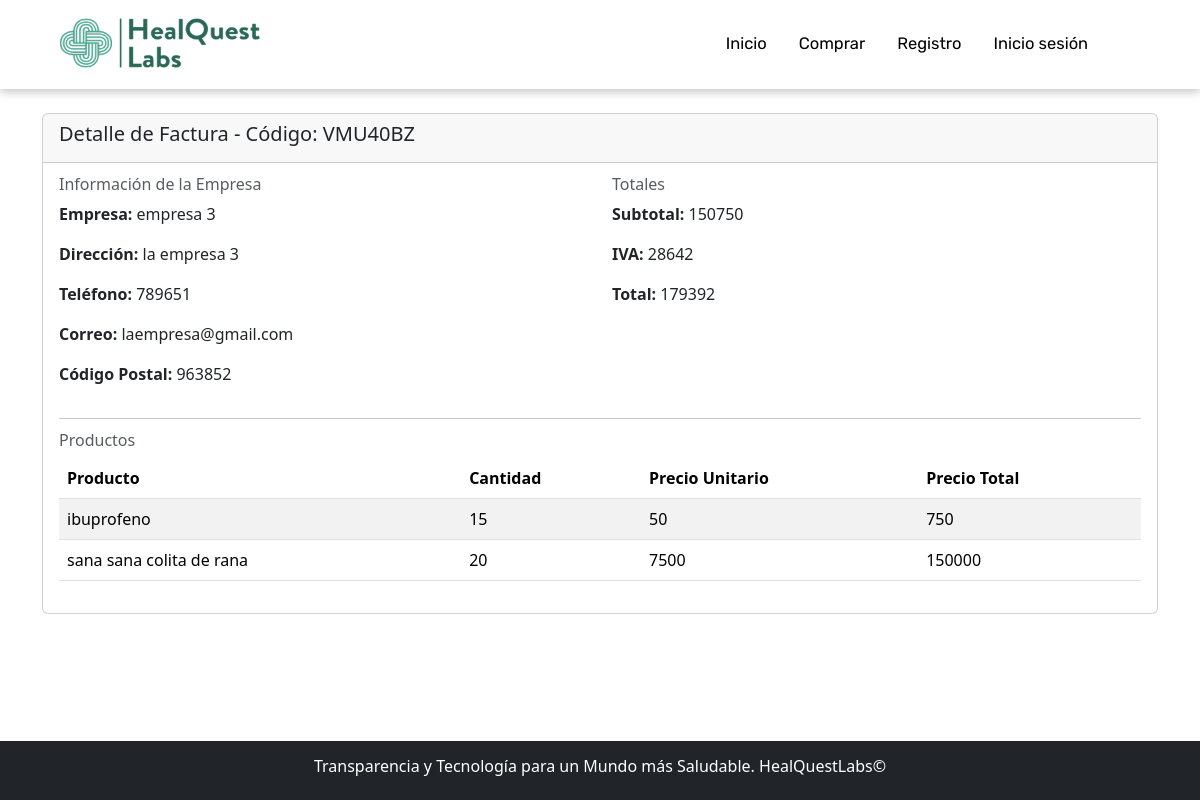
Screenshot of /detalle_factura/VMU40BZ/ with the database file from the repository.
### app/models.py (models this page shows, shortened)
class Factura(models.Model):
    id_factura = models.CharField(max_length=10, primary_key=True, editable=False)
    orden = models.ForeignKey('Orden', on_delete=models.CASCADE)
    estado = models.ForeignKey(Estado, on_delete=models.CASCADE)
    estado_entrega = models.ForeignKey(EstadoEntrega, on_delete=models.CASCADE)
    subtotal = models.IntegerField()
    iva = models.IntegerField()
    total = models.IntegerField()
    class Meta:
        db_table = 'db_factura'

class Orden(models.Model):
    id_orden = models.AutoField(primary_key=True)
    empresa = models.CharField(max_length=125)
    direccion = models.CharField(max_length=125)
    telefono = models.CharField(max_length=125)
    correo = models.EmailField()
    codigo_postal = models.IntegerField()
    class Meta:
        db_table = 'db_orden'

class ProductoFactura(models.Model):
    id_producto_factura = models.AutoField(primary_key=True)
    factura = models.ForeignKey(Factura, related_name='productos', on_delete=models.CASCADE)
    producto = models.CharField(max_length=125)
    cantidad = models.IntegerField()
    precio_unitario = models.IntegerField()
    precio_total = models.IntegerField()
    class Meta:
        db_table = 'db_producto_factura'

### app/views.py (the view)
# urls.py: path('detalle_factura/<id_factura>/', detalle_factura, name="detalle_factura"),
def detalle_factura(request, id_factura):
    factura = Factura.objects.filter(id_factura=id_factura)
    productos = ProductoFactura.objects.filter(factura=id_factura)
    datos = {
        'listaFactura': factura,
        'productos': productos
    }
    return render(request, 'app/detalle_factura.html', datos)

### app/templates/app/detalle_factura.html (shortened to what this page needs)
{% extends 'app/base.html' %}
{% load static %}
{% block contenido %}
<div class="container mt-4">
  {% for factura in listaFactura %}
  <div class="card mb-4">
    <div class="card-header">
      <h5 class="card-title">Detalle de Factura - Código: {{ factura.id_factura }}</h5>
    </div>
    <div class="card-body">
      <div class="row">
        <div class="col-md-6">
          <h6 class="card-subtitle mb-2 text-muted">Información de la Empresa</h6>
          <p><strong>Empresa:</strong> {{ factura.orden.empresa }}</p>
          <p><strong>Dirección:</strong> {{ factura.orden.direccion }}</p>
          <p><strong>Teléfono:</strong> {{ factura.orden.telefono }}</p>
          <p><strong>Correo:</strong> {{ factura.orden.correo }}</p>
          <p><strong>Código Postal:</strong> {{ factura.orden.codigo_postal }}</p>
        </div>
        <div class="col-md-6">
          <h6 class="card-subtitle mb-2 text-muted">Totales</h6>
          <p><strong>Subtotal:</strong> {{ factura.subtotal }}</p>
          <p><strong>IVA:</strong> {{ factura.iva }}</p>
          <p><strong>Total:</strong> {{ factura.total }}</p>
        </div>
      </div>
      <hr>
      <div class="row">
        <div class="col-md-12">
          <h6 class="card-subtitle mb-2 text-muted">Productos</h6>
          <div class="table-responsive">
            <table class="table table-striped">
              <thead>
                <tr>
                  <th>Producto</th>
                  <th>Cantidad</th>
                  <th>Precio Unitario</th>
                  <th>Precio Total</th>
                </tr>
              </thead>
              <tbody>
                {% for producto in productos %}
                <tr>
                  <td>{{ producto.producto }}</td>
                  <td>{{ producto.cantidad }}</td>
                  <td>{{ producto.precio_unitario }}</td>
                  <td>{{ producto.precio_total }}</td>
                </tr>
                {% endfor %}
              </tbody>
            </table>
          </div>
        </div>
      </div>
    </div>
  </div>
  {% endfor %}
</div>
{% endblock %}

### app/static/app/css/estilo.css (style rules this page uses)
html { font-family: "Rubik", sans-serif; }

### rows the page displays
Factura: id_factura "VMU40BZ", orden.empresa "empresa 3", orden.direccion "la empresa 3", orden.telefono "789651", orden.correo "laempresa@gmail.com", orden.codigo_postal "963852", subtotal "150750", iva "28642", total "179392"
ProductoFactura: producto "ibuprofeno", cantidad "15", precio_unitario "50", precio_total "750"
ProductoFactura: producto "sana sana colita de rana", cantidad "20", precio_unitario "7500", precio_total "150000"
